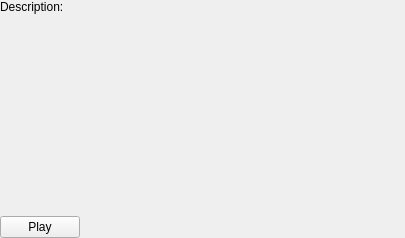
<?xml version="1.0" encoding="UTF-8"?>
<ui version="4.0">
 <class>AudioPreviewEditor</class>
 <widget class="QWidget" name="AudioPreviewEditor">
  <property name="geometry">
   <rect>
    <x>0</x>
    <y>0</y>
    <width>405</width>
    <height>238</height>
   </rect>
  </property>
  <property name="windowTitle">
   <string>AudioPreviewEditor</string>
  </property>
  <layout class="QVBoxLayout" name="verticalLayout">
   <property name="spacing">
    <number>0</number>
   </property>
   <property name="margin">
    <number>0</number>
   </property>
   <item>
    <widget class="QLabel" name="descriptionLabel">
     <property name="minimumSize">
      <size>
       <width>0</width>
       <height>40</height>
      </size>
     </property>
     <property name="text">
      <string>Description:</string>
     </property>
     <property name="alignment">
      <set>Qt::AlignLeading|Qt::AlignLeft|Qt::AlignTop</set>
     </property>
     <property name="wordWrap">
      <bool>true</bool>
     </property>
    </widget>
   </item>
   <item>
    <layout class="QVBoxLayout" name="verticalLayout_2"/>
   </item>
   <item>
    <layout class="QHBoxLayout" name="horizontalLayout_2">
     <item>
      <widget class="QPushButton" name="playButton">
       <property name="text">
        <string>Play</string>
       </property>
      </widget>
     </item>
     <item>
      <spacer name="horizontalSpacer_2">
       <property name="orientation">
        <enum>Qt::Horizontal</enum>
       </property>
       <property name="sizeHint" stdset="0">
        <size>
         <width>40</width>
         <height>20</height>
        </size>
       </property>
      </spacer>
     </item>
    </layout>
   </item>
   <item>
    <layout class="QHBoxLayout" name="horizontalLayout"/>
   </item>
  </layout>
 </widget>
 <resources/>
 <connections/>
</ui>
